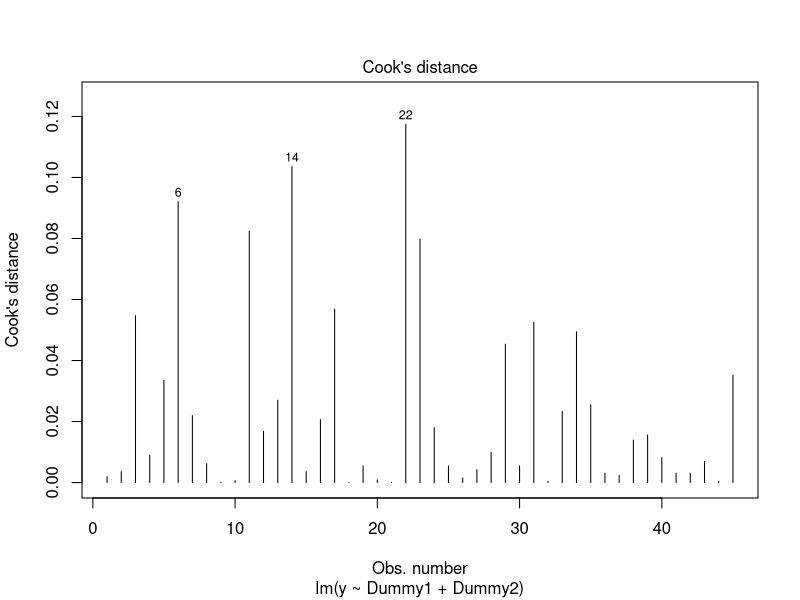

This chart was generated by the following R code:

pill=read.table("../data/pill.txt",header = TRUE)
pill
# y -> # number of colds
# 0 , 0 -> Placebo 
# 1 , 0 -> new pill
# 0 , 1 -> vitamin C
pill[1,1]
new_placebo = 0
new_pill = 0
vitamin = 0
number_of_new_pill = 0
sum_of_placebo = 0
number_of_placebo = 0  # Corrected variable name
number_of_vitamin = 0
sum_of_vitamin = 0  # Corrected variable name
sum_of_new_pill = 0 
number_of_new_pill = 0 
# Assuming 'pill' is a 2D array or some data structure
for (i in 1:45){  # Use range to iterate from 0 to 44
  # Assuming 'pill' has at least 4 columns
  if (pill[i, 2] == 0) {
    if (pill[i, 3] == 0) {
        sum_of_placebo  = sum_of_placebo+ pill[i, 1]
        number_of_placebo = number_of_placebo + 1
      } else{
        sum_of_vitamin = sum_of_vitamin + pill[i, 1]
        number_of_vitamin = number_of_vitamin+ 1
      }
  } else{
    # it's a new pill
    sum_of_new_pill = sum_of_new_pill + pill[i, 1]  # Assuming you meant 'sum_of_new_pill' here
    number_of_new_pill = number_of_new_pill + 1
  }
  
}
mean_placebo = sum_of_placebo / number_of_placebo # 10.26
mean_new_pil = sum_of_new_pill / number_of_new_pill # 8.1
mean_vitamin = sum_of_vitamin / number_of_vitamin # 6.4

# check weather means are different 
model <- lm(y ~ Dummy1 + Dummy2, data=pill)
summary(model)  
plot(model, which=4)
# normality -> QQ-plot -> check!
# 
anova(model)
